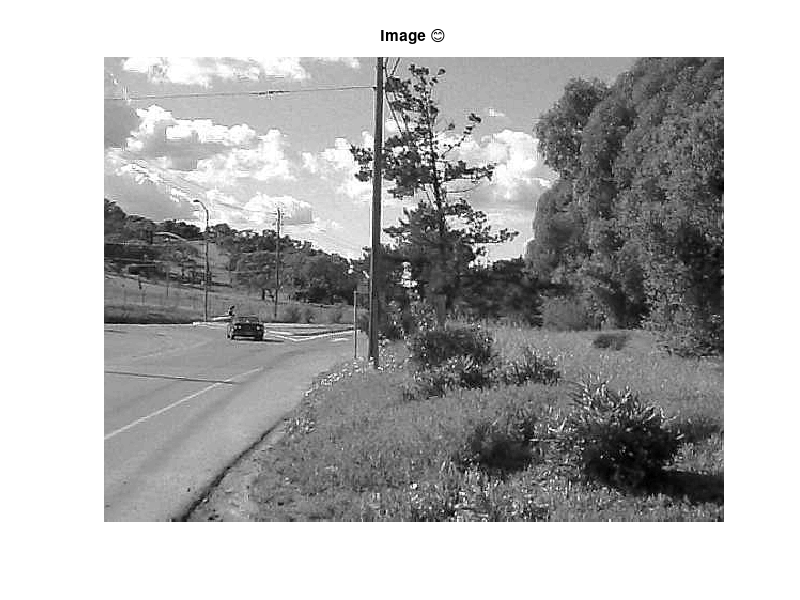

This figure's MATLAB source:
fileID = fopen('imgdrv.txt', 'rb');

if fileID == -1
    error('نمیتوان فایل را باز کرد.');
end

numLines = 435;
lineLength = 580;

data = fread(fileID, [lineLength, numLines], 'uchar=>char')';

fclose(fileID);

imageData = uint8(data);

imshow(imageData);
title('Image 😊')
